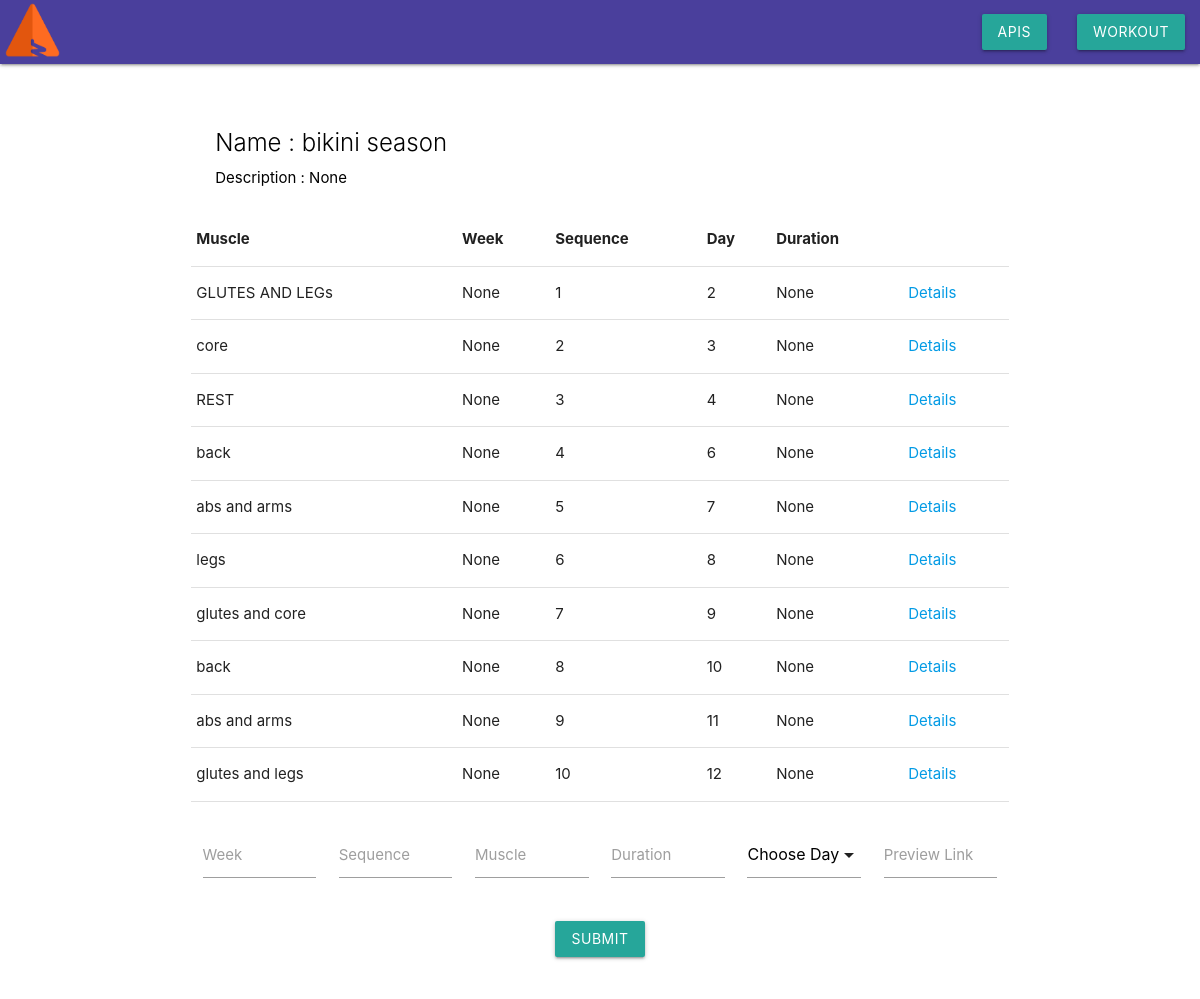
The page /workoutprograms/details/11 on the database its author committed.
### database/database.py (models this page shows, shortened)
class WorkoutPrograms(db.Model):
    id = db.Column(db.Integer, primary_key=True)
    name = db.Column(db.String(50)) # 4 weeks Beginner Program"
    bodyPart = db.Column(db.String(50)) # ": "FullBody",
    difficulty = db.Column(db.String(50)) # ": "Beginner",
    duration = db.Column(db.Integer) # ": "40",
    frequency = db.Column(db.Integer) # ": "4",
    previewLink = db.Column(db.String(250)) # ": "https://www.jefit.com/images/exercises/50_50/8.jpg",
    routine = db.Column(db.String(50)) # ": "None",
    shortDescription = db.Column(db.String(50)) # ": "Sample Beginner Program",
    type = db.Column(db.String(50)) # ": "Bulking",
    weeks = db.Column(db.Integer) # ": "4"
    createdDate = db.Column(DateTime, default=datetime.utcnow)
    updatedDate = db.Column(DateTime, onupdate=datetime.utcnow)
    activity_id = db.Column(db.Integer, db.ForeignKey(Activity.id), nullable=False)
    activity = db.relationship('Activity', backref='workoutprograms')

class ProgramRoutines(db.Model):
    id = db.Column(db.Integer, primary_key=True)
    Day = db.Column(db.Integer) # ": "1",
    Duration = db.Column(db.Integer)  # ": "40",
    Musle = db.Column(db.String(50)) # ": "Chest and tricepts",
    PreviewLink = db.Column(db.String(250)) # ": "https://www.jefit.com/images/exercises/50_50/32.jpg",
    RoutineId = db.Column(db.Integer)  # ": "123",
    Sequence = db.Column(db.Integer)  # ": "1",
    Week = db.Column(db.Integer)  # ": "1"
    workoutprogram_id = db.Column(db.Integer, db.ForeignKey(WorkoutPrograms.id), nullable=False)
    workoutprograms = db.relationship("WorkoutPrograms", backref='programroutines')

### app.py (the view)
@app.route('/workoutprograms/details/<int:id>', methods=['GET', 'POST'])
def wodetails(id):
    try:
        wodetail = database.WorkoutPrograms.query.filter(database.WorkoutPrograms.id == id).one()
    except:
        wodetail = 'No Reulst Found'
    try:
        routine = database.ProgramRoutines.query.filter(database.ProgramRoutines.workoutprogram_id == id).all()
    except:
        None
    if request.method == 'POST':
        createroutine = database.ProgramRoutines()
        createroutine.workoutprogram_id = id
        createroutine.Duration = request.form['Duration']
        createroutine.Day = request.form['Day']
        createroutine.Musle = request.form['Musle']
        createroutine.PreviewLink = request.form['PreviewLink']
        createroutine.Sequence = request.form['Sequence']
        createroutine.Week = request.form['Week']
        dbsession.session.add(createroutine)
        dbsession.session.commit()
        return redirect(url_for('wodetails', id=id, wodetail=wodetail, routine=routine))
    else:
        return render_template('/workouts/wodetails.html', wodetail=wodetail, routine=routine)

### templates/workouts/wodetails.html (shortened to what this page needs)
{% extends "layout.html" %}
{% block content %}
<div class="container">
    <div class="section">
        <div class="row ">
            <div class="col s12 m12 l12">
                <div class="card" style="box-shadow: 0px 0px 0px 0px;">
                    {% if wodetail: %}
                    <div class="card-content black-text">
                        <h5 class="card-title">Name : {{ wodetail.name }}</h5>
                        <p>Description : {{ wodetail.shortDescription }}</p>
                    </div>
                    {% endif %}
                    {% if routine: %}
                    <table>
                        <thead>
                        <tr>
                            <th>Muscle</th>
                            <th>Week</th>
                            <th>Sequence</th>
                            <th>Day</th>
                            <th>Duration</th>
                        </tr>
                        </thead>
                        <tbody>
                        {% for row in routine %}
                        <tr>
                            <td>{{row.Musle}}</td>
                            <td>{{row.Week}}</td>
                            <td>{{row.Sequence}}</td>
                            <td>{{row.Day}}</td>
                            <td>{{row.Duration}}</td>
                            <td><a href="{{ url_for('routineDetails', id=row.id)}}">Details</a></td>
                        </tr>
                        {% endfor %}
                        </tbody>
                    </table>
                    {% endif %}
                    <div class="input-field col s12">
                        <form action="{{ url_for('wodetails', id=wodetail.id)}}" method="POST">
                            <div class="row">
                                <div class="input-field col s2">
                                    <input id="Week" type="text" name="Week" class="validate">
                                    <label for="Week">Week</label>
                                </div>
                                <div class="input-field col s2">
                                    <input id="Sequence" type="text" name="Sequence" class="validate">
                                    <label for="Sequence">Sequence</label>
                                </div>
                                <div class="input-field col s2">
                                    <input id="Musle" type="text" name="Musle" class="validate">
                                    <label for="Musle">Muscle</label>
                                </div>
                                <div class="input-field col s2">
                                    <input id="duration" type="text" name="Duration" class="validate">
                                    <label for="duration">Duration</label>
                                </div>
                                <div class="input-field col s2">
                                </div>
                                <div class="input-field col s2">
                                    <input id="PreviewLink" type="text" name="PreviewLink" class="validate">
                                    <label for="PreviewLink">Preview Link</label>
                                </div>
                            </div>
                            <center>
                                <div class="container">
                                    <button class="btn waves-effect waves-light" type="submit" name="action">Submit
                                    </button>
                                </div>
                            </center>
                        </form>
                    </div>
                </div>
            </div>
        </div>
    </div>
</div>
{% endblock %}

### rows shown on the page
WorkoutPrograms: name "bikini season", shortDescription "None"
ProgramRoutines: Musle "GLUTES AND LEGs", Week "None", Sequence "1", Day "2", Duration "None"
ProgramRoutines: Musle "core", Week "None", Sequence "2", Day "3", Duration "None"
ProgramRoutines: Musle "REST", Week "None", Sequence "3", Day "4", Duration "None"
ProgramRoutines: Musle "back", Week "None", Sequence "4", Day "6", Duration "None"
ProgramRoutines: Musle "abs and arms", Week "None", Sequence "5", Day "7", Duration "None"
ProgramRoutines: Musle "legs", Week "None", Sequence "6", Day "8", Duration "None"
ProgramRoutines: Musle "glutes and core", Week "None", Sequence "7", Day "9", Duration "None"
ProgramRoutines: Musle "back", Week "None", Sequence "8", Day "10", Duration "None"
ProgramRoutines: Musle "abs and arms", Week "None", Sequence "9", Day "11", Duration "None"
ProgramRoutines: Musle "glutes and legs", Week "None", Sequence "10", Day "12", Duration "None"
